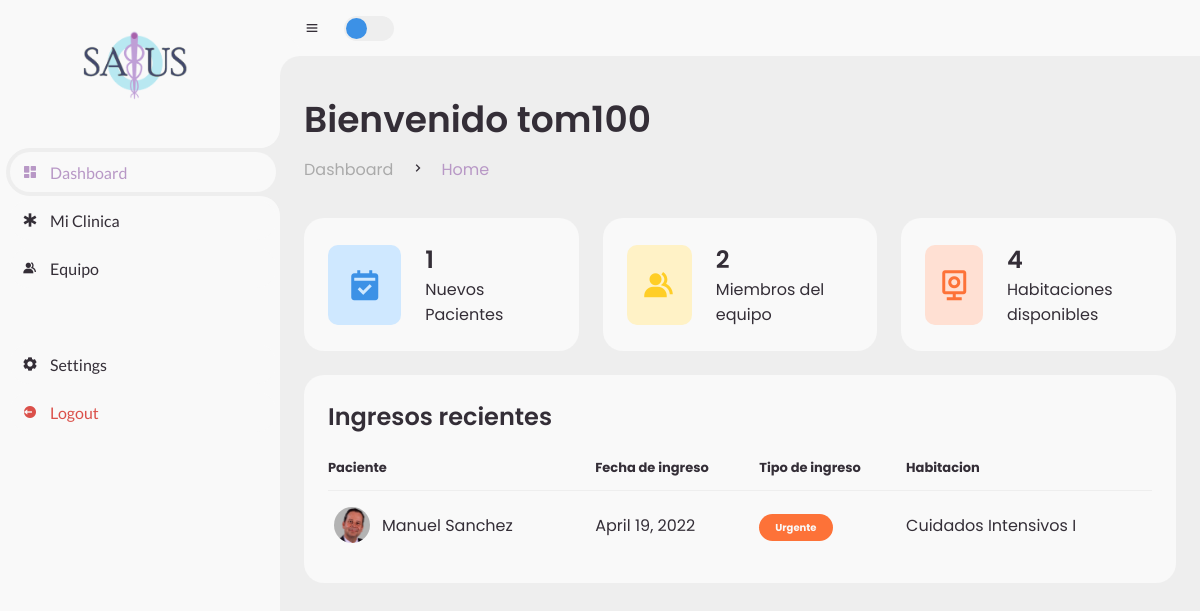
The page /salusApp/dashboard/ (signed in) on the database as committed earlier.
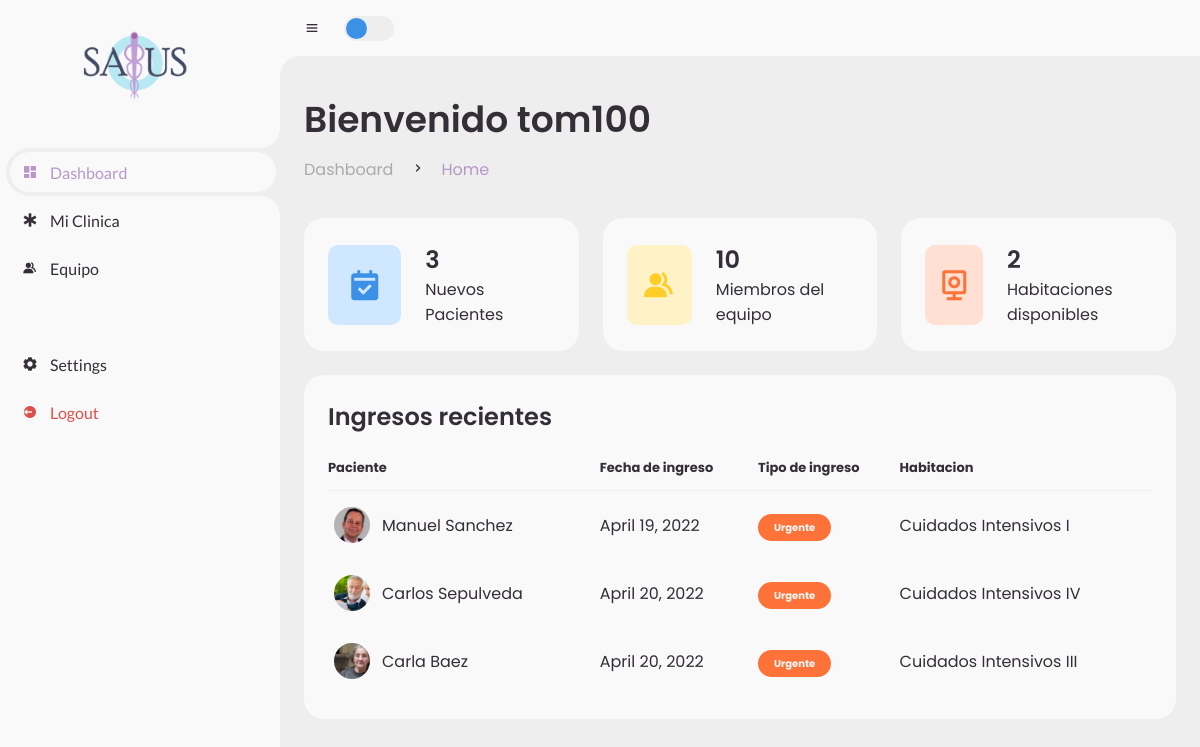
The same page on the database as committed later.
### salusApp/models.py (models this page shows)
class Patient(models.Model):
    person = models.ForeignKey(Person, on_delete=models.CASCADE)
    nurse = models.ForeignKey(Person, on_delete=models.DO_NOTHING, related_name="nurse")
    doctor = models.ForeignKey(Person, on_delete=models.DO_NOTHING, related_name="doctor")
    room = models.ForeignKey(Room, on_delete=models.DO_NOTHING)
    first_nameReference = models.CharField("Reference Person's first name", max_length=15)
    last_nameReference = models.CharField("Reference Person's last name", max_length=15)
    KinshipChoices = [
        ('H', "Esposo"), #H -> Husband
        ('A', "Amigo"),
        ('F', "Familiar")
    ]
    kinshipReference = models.CharField("Reference Person's kinshipness", choices=KinshipChoices, max_length=1)
    phone_reference = models.CharField("Reference person's phone number", max_length=15)
    bmi = models.FloatField("Person's BMI") #IMC
    weight_in_pounds = models.FloatField("Perons's Weight")
    height_in_meters = models.FloatField("Perons's Height")
    bloodTypes = [
        ('O+', 'O Positivo'),
        ('O-', 'O Negativo'),
        ('A+', 'A Positivo'),
        ('A-', 'A Negativo'),
        ('B+', 'B Positivo'),
        ('B-', 'B Negativo'),
        ('AB+','AB Positivo'),
        ('AB-','AB Negativo')
    ]
    bloodType = models.CharField(choices=bloodTypes, max_length=3)
    ars = models.CharField("Person's ARS type", max_length=15)
    join_date = models.DateField("Person's joining date")
    illness = models.CharField("Persons's illness", max_length=50)
    hospitalizationChoices = [
        ('U', "Urgente"),
        ('P', "Programado"),
        ('I', "Intrahospitalario")
    ]
    hospitalization = models.CharField("Patient's type of hospitalization", max_length=1, choices=hospitalizationChoices)

class Person(models.Model):
    first_name = models.CharField("Person's first name", max_length=30)
    last_name = models.CharField("Person's last name",max_length=30)
    photo = models.ImageField(blank=True, null=False, upload_to='salusApp/static/media/')
    age = models.IntegerField("Person's age")
    address = models.CharField("Person's address", max_length=100)
    sexoChoices = [
        ('M', "Masculino"),
        ('F', "Femenino")
    ]
    sex = models.CharField("Person's sex", choices=sexoChoices, max_length=1)
    phone = models.CharField("Person's phone", max_length=15)
    idNumber = models.CharField("Person's id", max_length=10) #Cedula
    isDoctor = models.BooleanField("Is this Person a doctor?")
    isNurse = models.BooleanField("Is this Person a nurse?")

class Room(models.Model):
    roomName = models.CharField(max_length=30)
    isAvailable = models.BooleanField(default=True)

### salusApp/views.py (the view)
# urls.py: path('dashboard/', views.dashboard, name='dashboard'),
@login_required()
def dashboard(request):
    contador_pacientes = len(Patient.objects.all()) if Patient.objects.all() else 0
    contador_miembros_equipo = len(Person.objects.filter(isNurse=True)) + len(Person.objects.filter(isDoctor=True))
    contador_habitaciones = len(Room.objects.all()) - len(Patient.objects.all())
    pacientes = Patient.objects.all()
    context = {
        "name":request.user,
        "contador_pacientes":contador_pacientes,
        "contador_miembros_equipo":contador_miembros_equipo,
        "contador_habitaciones":0,
        "pacientes":pacientes,
        "contador_habitaciones":contador_habitaciones,
        }
    return render(request, 'salusApp/dashboard-Home.html', context=context)

### salusApp/templates/salusApp/dashboard-Home.html
{% extends 'salusApp/dashboard_base.html' %}
{% load static %}
{% block content %}
        <main>
            <div class="head-title">
                <div class="left">
                    <h1>Bienvenido {{ name }}</h1>
                    <ul class="breadcrumb">
                        <li>
                            <a href="#">Dashboard</a>
                        </li>
                        <li><i class='bx bx-chevron-right'></i></li>
                        <li>
                            <a class="active" href="{% url 'dashboard' %}">Home</a>
                        </li>
                    </ul>
                </div>
            </div>
            <ul class="box-info">
                <li>
                    <i class='bx bxs-calendar-check'></i>
                    <span class="text">
						<h3>{{contador_pacientes}}</h3>
						<p>Nuevos Pacientes</p>
					</span>
                </li>
                <li>
                    <i class='bx bxs-group'></i>
                    <span class="text">
						<h3>{{contador_miembros_equipo}}</h3>
						<p>Miembros del equipo</p>
					</span>
                </li>
                <li>
                    <i class='bx bx-camera-home'></i>
                    <span class="text">
						<h3>{{contador_habitaciones}}</h3>
						<p>Habitaciones disponibles</p>
					</span>
                </li>
            </ul>
            <div class="table-data">
                <div class="order">
                    <div class="head">
                        <h3>Ingresos recientes</h3>
                    </div>
                    <table>
                        <thead>
                            <tr>
                                <th>Paciente</th>
                                <th>Fecha de ingreso</th>
                                <th>Tipo de ingreso</th>
                                <th>Habitacion</th>
                            </tr>
                        </thead>
                        <tbody>
                            {% for paciente in pacientes %}
                            <tr>
                                <td>
                                    <img src="{% static paciente.person.photo.url %}">
                                    <p>{{paciente.person.first_name}} {{paciente.person.last_name}}</p>
                                </td>
                                <td>{{paciente.join_date}}</td>
                                {% if paciente.hospitalization == 'U' %}
                                <td><span class="status pending">Urgente</span></td>
                                {% elif paciente.hospitalization == 'P' %}
                                <td><span class="status completed">Programado</span></td>
                                {% elif paciente.hospitalization == 'I' %}
                                <td><span class="status process">Intrahospitalario</span></td>
                                {% endif %}
                                <td>{{paciente.room.roomName}}</td>
                            </tr>
                            {% endfor %}
                        </tbody>
                    </table>
                </div>
            </div>
        </main>
    </section>
{% endblock content %}

Rows that differ between the two databases and show on the page:
added Patient: person.photo (picture), person.first_name "Carlos", person.last_name "Sepulveda", join_date "April 20, 2022", hospitalization "Urgente", room.roomName "Cuidados Intensivos IV"
added Patient: person.photo (picture), person.first_name "Carla", person.last_name "Baez", join_date "April 20, 2022", hospitalization "Urgente", room.roomName "Cuidados Intensivos III"
Other text that changed with them:
{{ contador_pacientes }}: "1" → "3"
{{ contador_miembros_equipo }}: "2" → "10"
{{ contador_habitaciones }}: "4" → "2"
